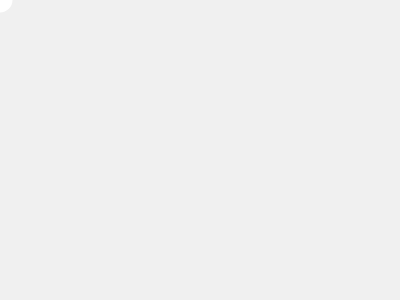
Frame 1 (no input)
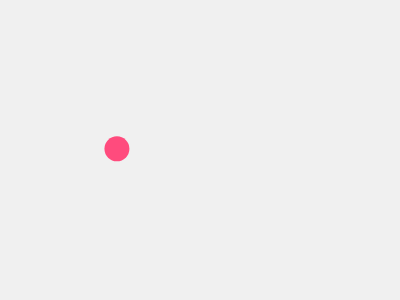
Frame 60 (no input)
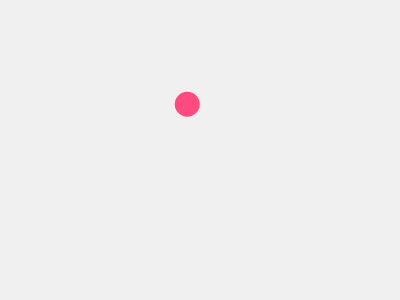
Frame 120 (the mouse pressed at the canvas centre since frame 60)

The p5.js sketch that drew these frames (run headless with seeded random() and noise() and a simulated clock; from frame 60 on, the mouse is pressed at the canvas centre):

// p5.js sketch
// ── sketch.js
let speed = 0.016;
let x = 0;
let y = 0;
let xoff = 0;
let yoff = 1000;

let p1;
let button1;
let button2;
let sliderRed;
let sliderGreen;
let sliderBlue;

let sliderY = 280;
let sliderSpacing = 146;

let rColor;
let gColor;
let bColor;

canvasWidth = 400;
canvasHeight = 300;

function setup() {
    canvas = createCanvas(canvasWidth, canvasHeight);

    button1 = createButton('Move faster');
    button2 = createButton('Move slower');

    button1.mousePressed(faster);
    button2.mousePressed(slower);

    sliderRed = createSlider(0, 255, 255);
    sliderGreen = createSlider(0, 255, 75);
    sliderBlue = createSlider(0, 255, 125);

    pRed = createP('Red color');
    pGreen = createP('Green color');
    pBlue = createP('Blue color');
} 

function draw() {
    background(240);
    noStroke();

    fill(rColor, gColor, bColor);

    ellipse(x, y, 25);

    button1.position(76, 615);
    button2.position(276, 615)

    sliderRed.position(470, sliderY - 10); 
    sliderGreen.position(470, sliderY + sliderSpacing - 10); 
    sliderBlue.position(470, sliderY + sliderSpacing * 2 -10); 

    pRed.position(493, sliderY);
    pGreen.position(485, sliderY + sliderSpacing);
    pBlue.position(492, sliderY + sliderSpacing * 2);

    x = noise(xoff)*300;
    y = noise(yoff)*200;

    xoff += speed;
    yoff += speed;

    if (speed < 0) {
        speed = 0;
    }

    rColor = sliderRed.value();
    gColor = sliderGreen.value();
    bColor = sliderBlue.value();

}

function faster() {
    speed += 0.005;
}


function slower() {
    speed -= 0.003;
}

// ── style.css
body {
    margin:30px;
    padding:0;
    overflow: hidden;
    background-color: #313131;
}
canvas {
    margin-top: 2%;
}

p {
    color: aliceblue;
    font-family: 'Slabo 27px', serif;
    font-weight: 500;
    font-size: 22px;
}

h1 {
    color: #FF4B7D;
    font-family: 'Roboto Slab', serif;
    font-style: normal;
    font-weight: 600;
    font-size: 45px;
}

button {
    font-family: 'Slabo 27px', serif;
    font-weight: 500;
    font-size: 18px;
    width: 110px;
}

.p1 {
    margin-top: 2%;
    font-style: italic;
}
